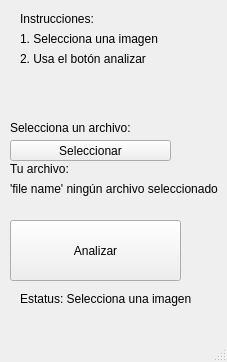
<?xml version="1.0" encoding="UTF-8"?>
<ui version="4.0">
 <class>MainWindow</class>
 <widget class="QMainWindow" name="MainWindow">
  <property name="geometry">
   <rect>
    <x>0</x>
    <y>0</y>
    <width>227</width>
    <height>362</height>
   </rect>
  </property>
  <property name="windowTitle">
   <string>Detector de personas</string>
  </property>
  <property name="tabShape">
   <enum>QTabWidget::Rounded</enum>
  </property>
  <widget class="QWidget" name="centralwidget">
   <widget class="QPushButton" name="Seleccionar">
    <property name="geometry">
     <rect>
      <x>10</x>
      <y>140</y>
      <width>161</width>
      <height>21</height>
     </rect>
    </property>
    <property name="text">
     <string>Seleccionar</string>
    </property>
   </widget>
   <widget class="QLabel" name="label">
    <property name="geometry">
     <rect>
      <x>10</x>
      <y>120</y>
      <width>291</width>
      <height>16</height>
     </rect>
    </property>
    <property name="text">
     <string>Selecciona un archivo:</string>
    </property>
   </widget>
   <widget class="QPushButton" name="pushButton">
    <property name="geometry">
     <rect>
      <x>10</x>
      <y>220</y>
      <width>171</width>
      <height>61</height>
     </rect>
    </property>
    <property name="text">
     <string>Analizar</string>
    </property>
    <property name="autoDefault">
     <bool>false</bool>
    </property>
   </widget>
   <widget class="QLabel" name="label_2">
    <property name="geometry">
     <rect>
      <x>10</x>
      <y>160</y>
      <width>311</width>
      <height>17</height>
     </rect>
    </property>
    <property name="text">
     <string>Tu archivo:</string>
    </property>
   </widget>
   <widget class="QLabel" name="label_path">
    <property name="geometry">
     <rect>
      <x>10</x>
      <y>180</y>
      <width>411</width>
      <height>17</height>
     </rect>
    </property>
    <property name="text">
     <string>'file name' ningún archivo seleccionado</string>
    </property>
   </widget>
   <widget class="QLabel" name="label_3">
    <property name="geometry">
     <rect>
      <x>20</x>
      <y>10</y>
      <width>111</width>
      <height>17</height>
     </rect>
    </property>
    <property name="text">
     <string>Instrucciones:</string>
    </property>
   </widget>
   <widget class="QLabel" name="label_4">
    <property name="geometry">
     <rect>
      <x>20</x>
      <y>30</y>
      <width>181</width>
      <height>17</height>
     </rect>
    </property>
    <property name="text">
     <string>1. Selecciona una imagen</string>
    </property>
   </widget>
   <widget class="QLabel" name="label_5">
    <property name="geometry">
     <rect>
      <x>20</x>
      <y>50</y>
      <width>191</width>
      <height>17</height>
     </rect>
    </property>
    <property name="text">
     <string>2. Usa el botón analizar</string>
    </property>
   </widget>
   <widget class="QLabel" name="estatus">
    <property name="geometry">
     <rect>
      <x>20</x>
      <y>290</y>
      <width>171</width>
      <height>17</height>
     </rect>
    </property>
    <property name="text">
     <string>Estatus: Selecciona una imagen</string>
    </property>
   </widget>
   <widget class="QLabel" name="label_img">
    <property name="geometry">
     <rect>
      <x>290</x>
      <y>60</y>
      <width>291</width>
      <height>211</height>
     </rect>
    </property>
    <property name="text">
     <string/>
    </property>
   </widget>
  </widget>
  <widget class="QStatusBar" name="statusbar"/>
 </widget>
 <resources/>
 <connections/>
</ui>
